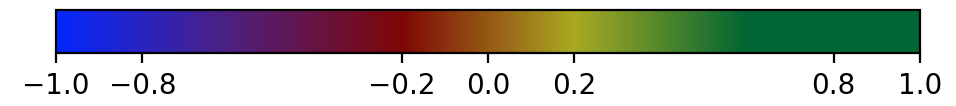
#> input picture slampy/resources/images/colorbar_brg.png, 956 x 106 px, found by its file name; its folder holds only this picture in this run
$ python line_detect2.py
#> lines starting #> are read from the running program, lines starting #| are printed output that depends on the picture; after the words box and inside, x2 and y2 are one past the last pixel; in counts of white or black regions, pixels touching at a corner belong together
#!/usr/bin/python
"""
line_detect_2.py
Peter Nicholls
This program tests a crop-row detection algorithm developed in 2016.
See README.md for more info
"""

import os
import os.path
import time

import cv2
import numpy as np
import math

### Setup ###
image_data_path = os.path.abspath('../CRBD/Images')
gt_data_path = os.path.abspath('../CRBD/GT data')
image_out_path = os.path.abspath('../img/algorithm_2')

use_camera = False  # whether or not to use the test images or camera
images_to_save = [] # which test images to save
timing = False      # whether to time the test images

curr_image = 0 # global counter

HOUGH_RHO = 2                      # Distance resolution of the accumulator in pixels
HOUGH_ANGLE = math.pi*4.0/180     # Angle resolution of the accumulator in radians
HOUGH_THRESH_MAX = 100             # Accumulator threshold parameter. Only those lines are returned that get enough votes
HOUGH_THRESH_MIN = 10
HOUGH_THRESH_INCR = 1

NUMBER_OF_ROWS = 3  # how many crop rows to detect

THETA_SIM_THRESH = math.pi*(6.0/180)   # How similar two rows can be
RHO_SIM_THRESH = 8   # How similar two rows can be
ANGLE_THRESH = math.pi*(30.0/180) # How steep angles the crop rows can be in radians


### Functions ###
def main():

    if use_camera == False:

        diff_times = []

        for image_name in sorted(os.listdir(image_data_path)):
            global curr_image
            curr_image += 1

            start_time = time.time()

            image_path = os.path.join(image_data_path, image_name)
            image_in = cv2.imread(image_path)
#> image_in is the input picture: shape (106, 956, 3); mean B, G, R 177.1, 177.7, 177.4

            crop_lines = crop_row_detect(image_in)

            if timing == False:
                cv2.imshow(image_name, cv2.addWeighted(image_in, 1, crop_lines, 1, 0.0))

                print('Press any key to continue...')
                cv2.waitKey()
                cv2.destroyAllWindows()


            ### Timing ###
            else:
                diff_times.append(time.time() - start_time)
                mean = 0
                for diff_time in diff_times:
                    mean += diff_time

        ### Display Timing ###
        print('max time = {0}'.format(max(diff_times)))
        print('ave time = {0}'.format(1.0 * mean / len(diff_times)))

        cv2.waitKey()

    else:  # use camera. Hasn't been tested on a farm.
        capture = cv2.VideoCapture(0)

        while cv2.waitKey(1) < 0:
            _, image_in = capture.read()
            crop_lines = crop_row_detect(image_in)
            cv2.imshow("Webcam", cv2.addWeighted(image_in, 1, crop_lines, 1, 0.0))

        capture.release()

    cv2.destroyAllWindows()


def crop_row_detect(image_in):
    '''Inputs an image and outputs the lines'''

    save_image('0_image_in', image_in)

    ### Grayscale Transform ###
    image_edit = grayscale_transform(image_in)
    save_image('1_image_gray', image_edit)

    ### Skeletonization ###
    skeleton = skeletonize(image_edit)
    save_image('2_image_skeleton', skeleton)

    ### Hough Transform ###
    (crop_lines, crop_lines_hough) = crop_point_hough(skeleton)

    save_image('3_image_hough', cv2.addWeighted(image_in, 1, crop_lines_hough, 1, 0.0))
    save_image('4_image_lines', cv2.addWeighted(image_in, 1, crop_lines, 1, 0.0))

    return crop_lines


def save_image(image_name, image_data):
    '''Saves image if user requests before runtime'''
    if curr_image in images_to_save:
        image_name_new = os.path.join(image_out_path, "{0}_{1}.jpg".format(image_name, str(curr_image) ))

        cv2.imwrite(image_name_new, image_data)


def grayscale_transform(image_in):
    '''Converts RGB to Grayscale and enhances green values'''
    b, g, r = cv2.split(image_in)
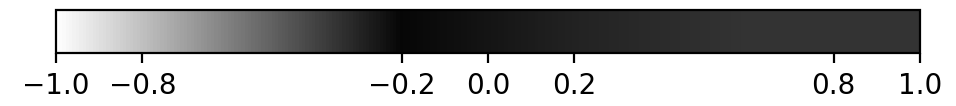
#> b: shape (106, 956); min 0, max 255, mean 177.1
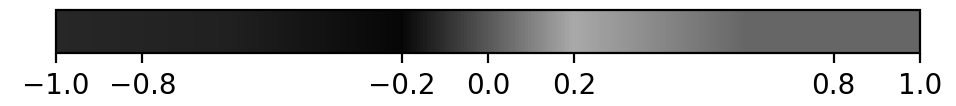
#> g: shape (106, 956); min 0, max 255, mean 177.7
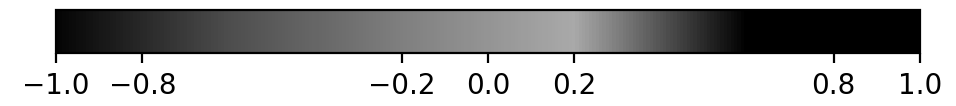
#> r: shape (106, 956); min 0, max 255, mean 177.4
    return 2*g - r - b
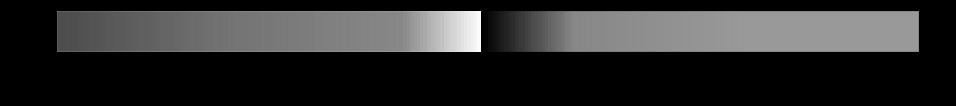
#> returned value: shape (106, 956); min 0, max 253, mean 44.9

def skeletonize(image_in):
    '''Inputs and grayscale image and outputs a binary skeleton image'''
    size = np.size(image_in)
#> size = 101336
    skel = np.zeros(image_in.shape, np.uint8)

    ret, image_edit = cv2.threshold(image_in, 0, 255, cv2.THRESH_BINARY | cv2.THRESH_OTSU)
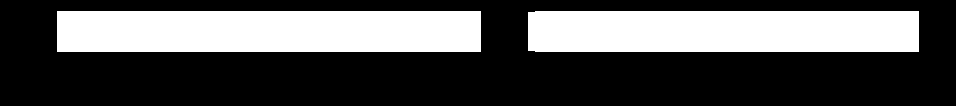
#> image_edit: shape (106, 956); 33% white; 2 white regions, box (x1, y1, x2, y2) and area: (57, 11, 481, 52) 17384, (528, 11, 919, 52) 16017
#> ret = 67
    element = cv2.getStructuringElement(cv2.MORPH_CROSS, (3,3))
    done = False

    while not done:
        eroded = cv2.erode(image_edit, element)
        temp = cv2.dilate(eroded, element)
        temp = cv2.subtract(image_edit, temp)
        skel = cv2.bitwise_or(skel, temp)
        image_edit = eroded.copy()

        zeros = size - cv2.countNonZero(image_edit)
        if zeros == size:
            done = True
#> this loop made 21 passes
#> zeros on passes 1 to 12: 69719, 71487, 73239, 74975, 76695, 78399, 80087, 81761, 83419, 85061, 86687, 88297
#> pass 1, in skeletonize, `temp = cv2.subtract(image_edit, temp)`:
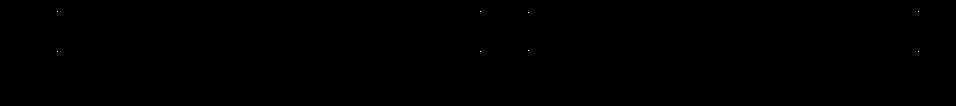
#> temp: shape (106, 956); 0.01% white in thin lines or dots, all inside (x1, y1, x2, y2) = (57, 11, 919, 52)
#> after the loop: eroded: shape (106, 956); every value is 0
#> after the loop:
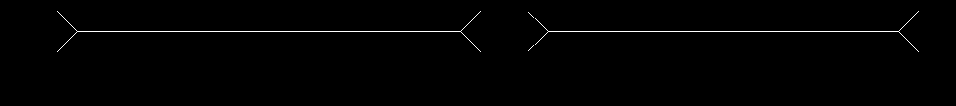
#> skel: shape (106, 956); 0.88% white in thin lines or dots, all inside (x1, y1, x2, y2) = (57, 11, 919, 52)

    return skel


def crop_point_hough(crop_points):
    '''Iterates though Hough thresholds until optimal value found for
       the desired number of crop rows. Also does filtering.
    '''

    height = len(crop_points)
#> height = 106
    width = len(crop_points[0])
#> width = 956

    hough_thresh = HOUGH_THRESH_MAX
    rows_found = False

    while hough_thresh > HOUGH_THRESH_MIN and not rows_found:
        crop_line_data = cv2.HoughLines(crop_points, HOUGH_RHO, HOUGH_ANGLE, hough_thresh)

        crop_lines = np.zeros((height, width, 3), dtype=np.uint8)
        crop_lines_hough = np.zeros((height, width, 3), dtype=np.uint8)

        if crop_line_data != None:

            # get rid of duplicate lines. May become redundant if a similarity threshold is done
            crop_line_data_1 = tuple_list_round(crop_line_data[0], -1, 4)
            crop_line_data_2 = []

            crop_lines_hough = np.zeros((height, width, 3), dtype=np.uint8)
            for (rho, theta) in crop_line_data_1:

                a = math.cos(theta)
                b = math.sin(theta)
                x0 = a*rho
                y0 = b*rho
                point1 = (int(round(x0+1000*(-b))), int(round(y0+1000*(a))))
                point2 = (int(round(x0-1000*(-b))), int(round(y0-1000*(a))))
                cv2.line(crop_lines_hough, point1, point2, (0, 0, 255), 2)


            for curr_index in range(len(crop_line_data_1)):
                (rho, theta) = crop_line_data_1[curr_index]

                is_faulty = False
                if ((theta >= ANGLE_THRESH) and (theta <= math.pi-ANGLE_THRESH)) or (theta <= 0.0001):
                    is_faulty = True

                else:
                    for (other_rho, other_theta) in crop_line_data_1[curr_index+1:]:
                        if abs(theta - other_theta) < THETA_SIM_THRESH:
                            is_faulty = True
                        elif abs(rho - other_rho) < RHO_SIM_THRESH:
                            is_faulty = True

                if not is_faulty:
                    crop_line_data_2.append( (rho, theta) )


            for (rho, theta) in crop_line_data_2:

                a = math.cos(theta)
                b = math.sin(theta)
                x0 = a*rho
                y0 = b*rho
                point1 = (int(round(x0+1000*(-b))), int(round(y0+1000*(a))))
                point2 = (int(round(x0-1000*(-b))), int(round(y0-1000*(a))))
                cv2.line(crop_lines, point1, point2, (0, 0, 255), 2)


            if len(crop_line_data_2) >= NUMBER_OF_ROWS:
                rows_found = True


        hough_thresh -= HOUGH_THRESH_INCR
#> this loop made 35 passes
#> crop_line_data on pass 35: [[52, 1.54]]
#> crop_lines: shape (106, 956, 3); every value is 0
#> after the loop, hough_thresh = 66

    if rows_found == False:
        print(NUMBER_OF_ROWS, "rows_not_found")


    return (crop_lines, crop_lines_hough)


def tuple_list_round(tuple_list, ndigits_1=0, ndigits_2=0):
    '''Rounds each value in a list of tuples to the number of digits
       specified
    '''
    new_list = []
    for (value_1, value_2) in tuple_list:
        new_list.append( (round(value_1, ndigits_1), round(value_2, ndigits_2)) )

    return new_list

#> (the run stopped early here; a loop or call above may not have finished)

$ run again, on slampy/resources/images/colorbar_ryg.png
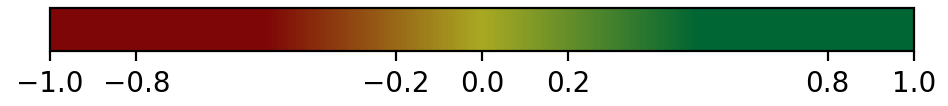
#> input picture slampy/resources/images/colorbar_ryg.png, 948 x 106 px, found by its file name
#> in main, image_in is the input picture: shape (106, 948, 3); mean B, G, R 161, 179.5, 181.9
#> size = 100488
#> in skeletonize, `ret, image_edit = cv2.threshold(image_in, 0, 255, cv2.THRESH_BINARY | ..`:
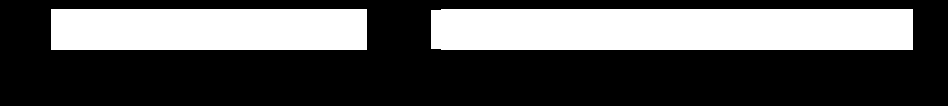
#> image_edit: shape (106, 948); 32.5% white; 2 white regions, box (x1, y1, x2, y2) and area: (431, 9, 913, 50) 19742, (51, 9, 367, 50) 12956
#> ret = 74
#> the loop in skeletonize, `while not done:` made 21 passes
#> zeros on passes 1 to 8: 69540, 71274, 72992, 74694, 76380, 78050, 79704, 81342
#> after the loop in skeletonize, `while not done:`:
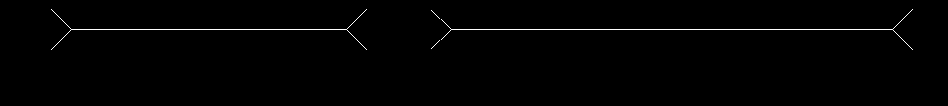
#> skel: shape (106, 948); 0.87% white in thin lines or dots, all inside (x1, y1, x2, y2) = (51, 9, 913, 50)
#> height = 106
#> width = 948
#> the loop in crop_point_hough, `while hough_thresh > HOUGH_THRESH_MIN and not rows_found:` made 36 passes
#> crop_line_data on pass 36: [[46, 1.54], [12, 1.61]]
#> after the loop in crop_point_hough, `while hough_thresh > HOUGH_THRESH_MIN and not rows_found:`: hough_thresh = 65
